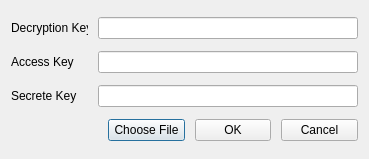
<?xml version="1.0" encoding="UTF-8"?>
<ui version="4.0">
 <class>Login</class>
 <widget class="QDialog" name="Login">
  <property name="geometry">
   <rect>
    <x>0</x>
    <y>0</y>
    <width>369</width>
    <height>159</height>
   </rect>
  </property>
  <property name="sizePolicy">
   <sizepolicy hsizetype="Expanding" vsizetype="Expanding">
    <horstretch>0</horstretch>
    <verstretch>0</verstretch>
   </sizepolicy>
  </property>
  <property name="minimumSize">
   <size>
    <width>369</width>
    <height>159</height>
   </size>
  </property>
  <property name="maximumSize">
   <size>
    <width>369</width>
    <height>159</height>
   </size>
  </property>
  <property name="focusPolicy">
   <enum>Qt::StrongFocus</enum>
  </property>
  <property name="windowTitle">
   <string>Login</string>
  </property>
  <property name="modal">
   <bool>true</bool>
  </property>
  <layout class="QGridLayout" name="gridLayout">
   <property name="horizontalSpacing">
    <number>10</number>
   </property>
   <item row="1" column="1" colspan="4">
    <widget class="QLineEdit" name="accessKeyInput">
     <property name="focusPolicy">
      <enum>Qt::StrongFocus</enum>
     </property>
     <property name="clearButtonEnabled">
      <bool>true</bool>
     </property>
    </widget>
   </item>
   <item row="3" column="4">
    <widget class="QPushButton" name="cancel">
     <property name="text">
      <string>Cancel</string>
     </property>
    </widget>
   </item>
   <item row="1" column="0">
    <widget class="QLabel" name="accessLable">
     <property name="text">
      <string>Access Key</string>
     </property>
    </widget>
   </item>
   <item row="2" column="0">
    <widget class="QLabel" name="secretLable">
     <property name="maximumSize">
      <size>
       <width>16777215</width>
       <height>16777215</height>
      </size>
     </property>
     <property name="text">
      <string>Secrete Key</string>
     </property>
    </widget>
   </item>
   <item row="2" column="1" colspan="4">
    <widget class="QLineEdit" name="secretInput"/>
   </item>
   <item row="0" column="0">
    <widget class="QLabel" name="decryptLable">
     <property name="text">
      <string>Decryption Key</string>
     </property>
    </widget>
   </item>
   <item row="3" column="3">
    <widget class="QPushButton" name="ok">
     <property name="text">
      <string>OK</string>
     </property>
    </widget>
   </item>
   <item row="0" column="1" colspan="4">
    <widget class="QLineEdit" name="keyInput">
     <property name="focusPolicy">
      <enum>Qt::StrongFocus</enum>
     </property>
    </widget>
   </item>
   <item row="3" column="2">
    <widget class="QPushButton" name="chooseFile">
     <property name="text">
      <string>Choose File</string>
     </property>
     <property name="default">
      <bool>true</bool>
     </property>
     <property name="flat">
      <bool>false</bool>
     </property>
    </widget>
   </item>
   <item row="3" column="0">
    <spacer name="horizontalSpacer_3">
     <property name="orientation">
      <enum>Qt::Horizontal</enum>
     </property>
     <property name="sizeHint" stdset="0">
      <size>
       <width>40</width>
       <height>20</height>
      </size>
     </property>
    </spacer>
   </item>
  </layout>
 </widget>
 <tabstops>
  <tabstop>keyInput</tabstop>
  <tabstop>accessKeyInput</tabstop>
  <tabstop>secretInput</tabstop>
  <tabstop>chooseFile</tabstop>
  <tabstop>ok</tabstop>
  <tabstop>cancel</tabstop>
 </tabstops>
 <resources/>
 <connections/>
</ui>
